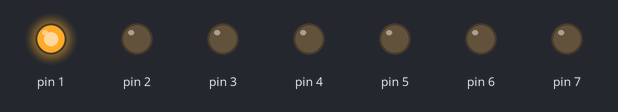
Simulated run of this sketch. Board: Arduino Uno, built with avr-gcc and run on an emulated ATmega328P. On the bench: output pins drawn as LEDs (lit = HIGH).

Above: at 0.02 s.
At 0.32 s:
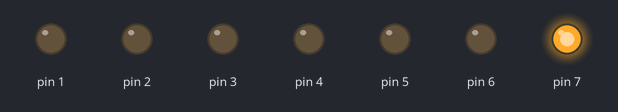
At 0.67 s:
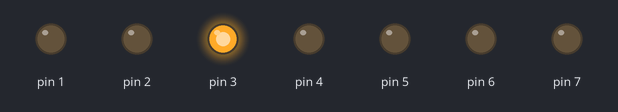
At 1.47 s:
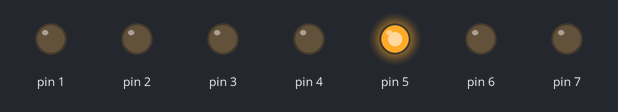
At 2.17 s:
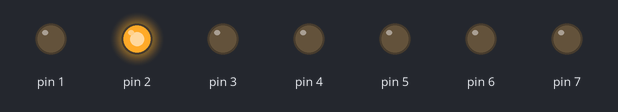
At 2.92 s:
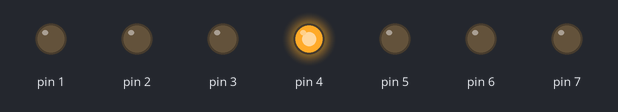
Timing chart, 0 to 3.2 s (numbered marks = the images above):
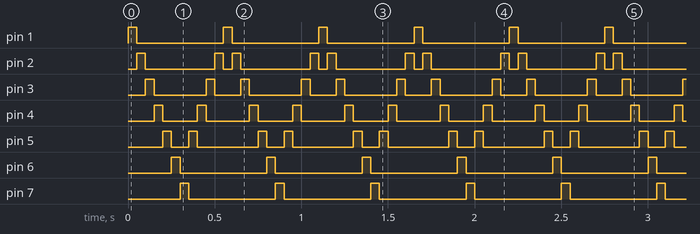

Measured:
- by itself, pin 1, pin 6, pin 7: alternates HIGH for 0.05 s and LOW for 0.50 s
- by itself, pin 2: repeats every 0.55 s: LOW 0.40 s, HIGH 0.05 s, LOW 0.05 s, HIGH 0.05 s
- by itself, pin 3: repeats every 0.55 s: LOW 0.30 s, HIGH 0.05 s, LOW 0.15 s, HIGH 0.05 s
- by itself, pin 4: alternates HIGH for 0.05 s and LOW for 0.23 s
- by itself, pin 5: repeats every 0.55 s: LOW 0.10 s, HIGH 0.05 s, LOW 0.35 s, HIGH 0.05 s

The sketch:

sketch_nov04a.ino
```cpp
void setup() {
  pinMode(1, OUTPUT);
  pinMode(2, OUTPUT);
  pinMode(3, OUTPUT);
  pinMode(4, OUTPUT);
  pinMode(5, OUTPUT);
  pinMode(6, OUTPUT);
  pinMode(7, OUTPUT);
}

void loop() {
  int time = 50;
   for(int i = 1; i<8; i++){
    digitalWrite(i, HIGH);
    delay(time);
    digitalWrite(i, LOW);
  }

  for(int q = 5; q > 1; q--){
    digitalWrite(q, HIGH);
    delay(time);
    digitalWrite(q, LOW);
  }
}
```
